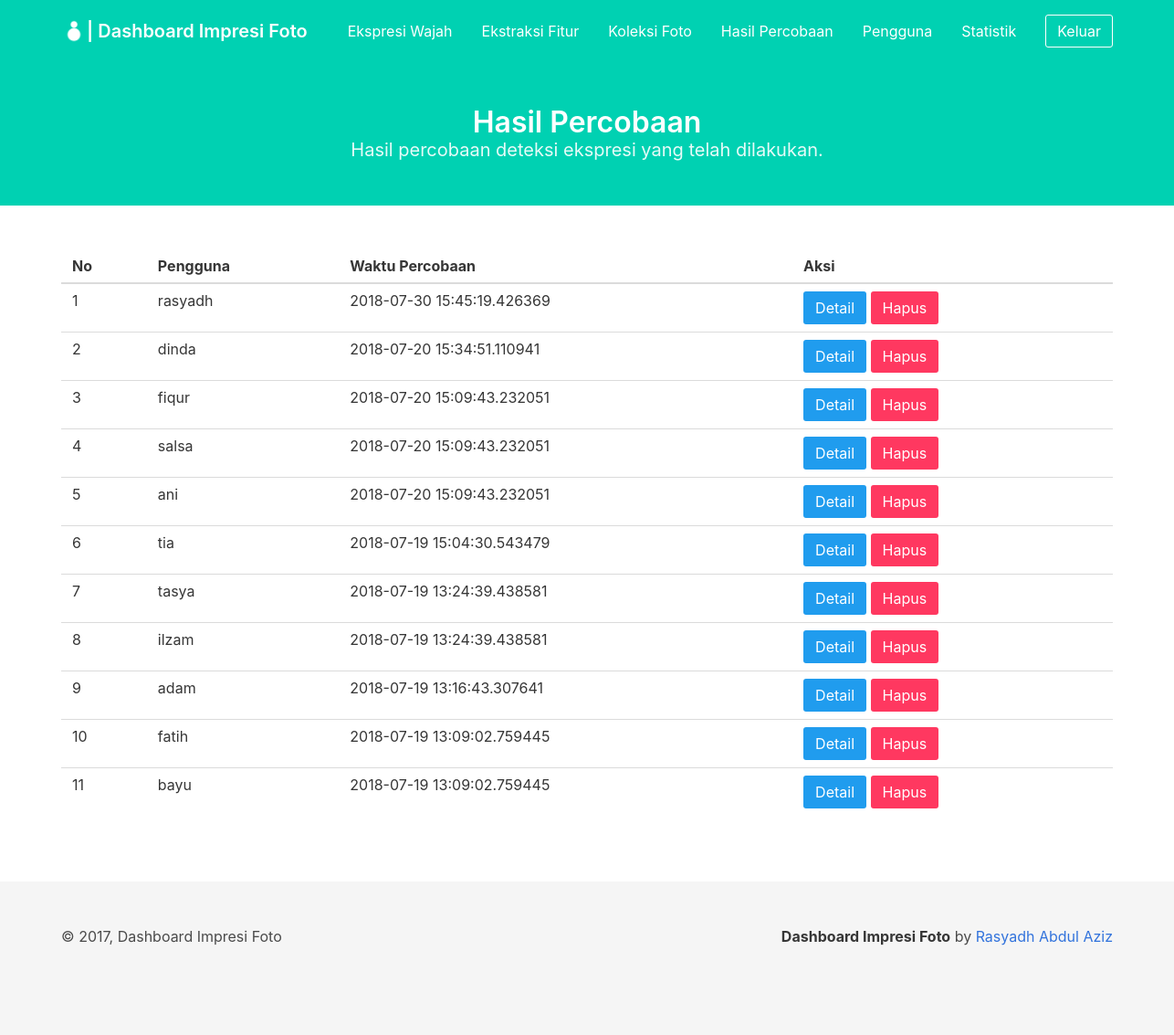
Before: /dashboard/detection_results/ (signed in) with the older database file.
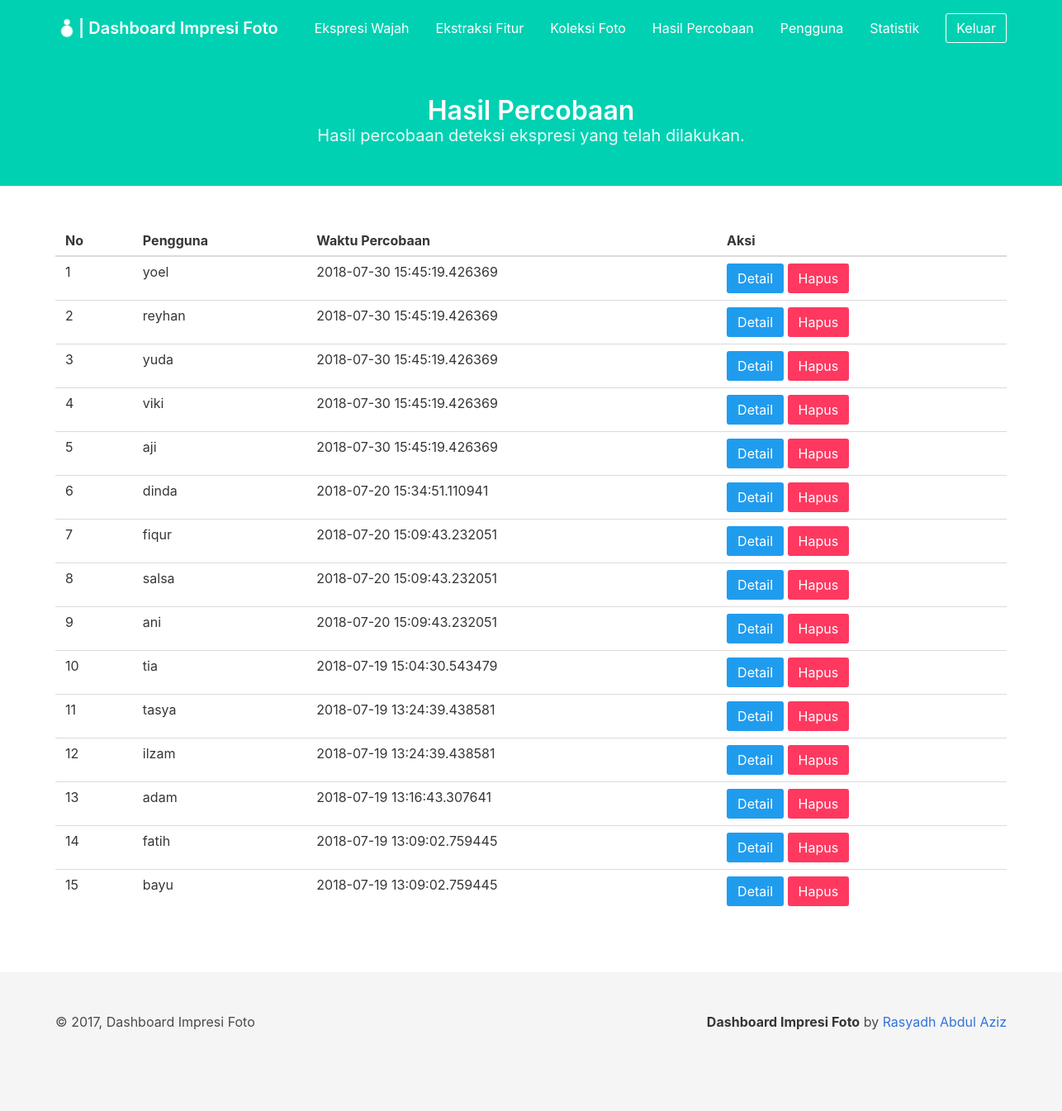
After: the same page with the newer database file.
### project/models/result_detection.py (models this page shows, shortened)
class ResultDetection(db.Model):
    __tablename__ = 'result_detection'
    id_result_detection = db.Column(db.Integer, primary_key=True)
    created_at = db.Column(db.DateTime, default=datetime.datetime.now())
    id_user = db.Column(db.Integer, db.ForeignKey('user.id_user'))

### project/models/user.py (models this page shows, shortened)
class User(db.Model):
    __tablename__ = 'user'
    id_user = db.Column(db.Integer, primary_key=True)
    username = db.Column(db.String, unique=True, nullable=False)
    password = db.Column(db.String, nullable=False)
    created_at = db.Column(db.DateTime, default=datetime.datetime.now())

### project/views/dashboard/detection_results.py (the view)
@dashboard_results.route('/dashboard/detection_results/')
def index():
    if session.get('loggedin_admin'):
        try:
            result = db.engine.execute("SELECT rd.id_result_detection, rd.id_user, u.username, rd.created_at FROM result_detection rd, user u WHERE u.id_user = rd.id_user")
            results = []
            for res in result:
                temp = {
                    'id_result_detection': res[0],
                    'id_user': res[1],
                    'username': res[2],
                    'created_at': res[3]
                }
                results.append(temp)
            return render_template('dashboard/detection_results.html',
                title='Hasil Percobaan', results=list(reversed(results)))
        except Exception as e:
            print('error to get detection result')
            print(e)
    return redirect(url_for('auth.login_admin'))

### project/templates/dashboard/detection_results.html (shortened to what this page needs)
{% extends 'dashboard/base_dashboard.html' %} {% block content %}
<section class="hero is-primary">
    <div class="hero-body">
        <div class="container has-text-centered">
            <h1 class="title">
                Hasil Percobaan
            </h1>
            <h2 class="subtitle">
                Hasil percobaan deteksi ekspresi yang telah dilakukan.
            </h2>
        </div>
    </div>
</section>
<section class="section">
    <div class="container" id="result_table">
        <table class="table is-hoverable is-fullwidth">
            <thead>
                <tr>
                    <th>No</th>
                    <th>Pengguna</th>
                    <th>Waktu Percobaan</th>
                    <th>Aksi</th>
                </tr>
            </thead>
            <tbody>
                {% if results %} {% for res in results %}
                <tr>
                    <td>{{ results.index(res) + 1 }}</td>
                    <td>{{ res.username }}</td>
                    <td>{{ res.created_at }}</td>
                    <td>
                        <button class="button is-info" onclick="detail_result('{{ res.id_result_detection }}', '{{ res.created_at }}', '{{ res.username }}')">Detail</button>
                        <a class="button is-danger" href="/dashboard/detection_results/delete/{{ res.id_result_detection }}">Hapus</a>
                    </td>
                </tr>
                {% endfor %} {% else %}
                <tr>
                    <td colspan="4" class="has-text-centered">Belum ada hasil percobaan</td>
                </tr>
                {% endif %}
            </tbody>
        </table>
    </div>
</section>
{% endblock %}

### project/templates/dashboard/base_dashboard.html (shortened to what this page needs)
<html>
<head>
    <link rel="stylesheet" type="text/css" href="{{ url_for('static', filename='css/bulma.css') }}" />
    <link rel="stylesheet" type="text/css" href="{{url_for('static', filename='css/app.css') }}" />
</head>
<body>
    <nav class="navbar is-primary is-transparent navbar-is-medium">
        <div class="container">
            <div class="navbar-brand">
                <a class="navbar-item" href="/dashboard/">
                    <img class="image" src="{{ url_for('static', filename='image/ImpresiFotoWhite.png') }}" alt="Logo">
                    <h1 class="title is-5 has-text-white">
                        | Dashboard Impresi Foto
                    </h1>
                </a>
            </div>
            <div class="navbar-menu" id="menu">
                <div class="navbar-end">
                    <a class="navbar-item" href="/dashboard/expression/">
                        Ekspresi Wajah
                    </a>
                    <a class="navbar-item" href="/dashboard/feature_extraction/">
                        Ekstraksi Fitur
                    </a>
                    <a class="navbar-item" href="/dashboard/photos_collection/">
                        Koleksi Foto
                    </a>
                    <a class="navbar-item" href="/dashboard/detection_results/">
                        Hasil Percobaan
                    </a>
                    <a class="navbar-item" href="/dashboard/user/">
                        Pengguna
                    </a>
                    <a class="navbar-item" href="/dashboard/statistic/">
                        Statistik
                    </a>
                    <div class="navbar-item">
                        <a class="button is-primary is-inverted is-outlined" href="/admin/logout/">
                            Keluar
                        </a>
                    </div>
                </div>
            </div>
        </div>
    </nav>
    {% block content %} {% endblock %}
    <footer class="footer">
        <div class="container">
            <div class="level">
                <div class="level-left">
                    <div class="level-item">
                        &copy; 2017, Dashboard Impresi Foto
                    </div>
                </div>
                <div class="level-right">
                    <div class="level-item">
                        <p>
                            <strong>Dashboard Impresi Foto</strong> by
                            <a href="github.com/rasyadh">Rasyadh Abdul Aziz</a>
                        </p>
                    </div>
                </div>
            </div>
        </div>
    </footer>
</body>
</html>

### project/static/css/app.css (style rules this page uses)
.navbar-is-medium { min-height: 4.25rem; }

Changed rows visible on the page:
added ResultDetection: results "1", username "yoel", created_at "2018-07-30 15:45:19.426369"
added ResultDetection: results "2", username "reyhan", created_at "2018-07-30 15:45:19.426369"
added ResultDetection: results "3", username "yuda", created_at "2018-07-30 15:45:19.426369"
added ResultDetection: results "4", username "viki", created_at "2018-07-30 15:45:19.426369"
changed through a linked row, ResultDetection: results "1" → "5"; username "rasyadh" → "aji"
computed for ResultDetection "dinda": results "2" → "6"
computed for ResultDetection "fiqur": results.index(res)+1 "3" → "7"
computed for ResultDetection "salsa": results "4" → "8"
computed for ResultDetection "ani": results "5" → "9"
computed for ResultDetection "tia": results "6" → "10"
computed for ResultDetection "tasya": results "7" → "11"
computed for ResultDetection "ilzam": results "8" → "12"
computed for ResultDetection "adam": results "9" → "13"
computed for ResultDetection "fatih": results.index(res)+1 "10" → "14"
computed for ResultDetection "bayu": results "11" → "15"
